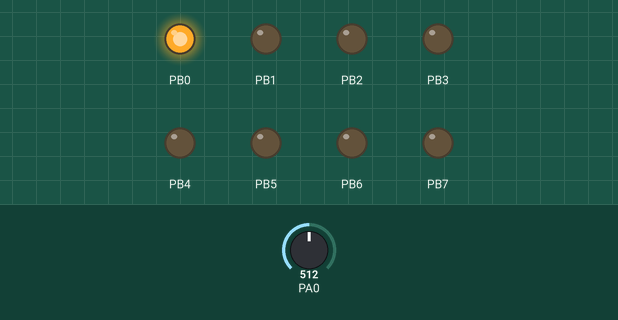
This program was run on a simulated ATmega16, built with avr-gcc and emulated at 16 MHz. Shown: output pins drawn as LEDs (lit = HIGH). Inputs (shaded band) come from the test bench; at power-on: PA0 = 512.

Above: at 0.1 s.
Timing chart, 0 to 1.6 s (numbered marks = the images above):
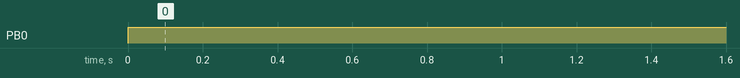

Measured:
- by itself, PB0: LOW → HIGH at 0.00 s

The program:

mech.c
```c
#define F_CPU 16000000UL
#include <avr/io.h>
#include <util/delay.h>

void ADC_init()
{
	ADMUX = (1<<REFS0) ; // Reference Voltage to Avcc= Vcc= 5 V
	ADCSRA = (1<<ADEN) | (1<<ADPS1) | (1<<ADPS0);
}

int ADC_read( uint8_t channel)
{
	channel = channel & 0b00000111; // Making sure that channel value is less than 7
	ADMUX|= channel; // Assigning channel value to MUX bits of ADMUX
	ADCSRA|= (1<<ADSC); // Start Conversion
	while( ! ( ADCSRA & (1<<ADIF) ) ); // Wait till the conversion completes
	ADCSRA|= (1<<ADIF); // Clear the ADIF bit by writing  1 
	return ADC;// Return the converted Digital value to the function
}

int main(void)
{
	float value;
	float temp;
	DDRB=0xFF;
	ADC_init();	// Initialization of ADC
	while(1)
	{
		value=ADC_read(0);
		temp=(value/1023)*5*100;
		if(temp>30 && temp<33)
		{PORTB=0x00;
		}
		else
		{PORTB=0x01;
		}
	}
}
```
